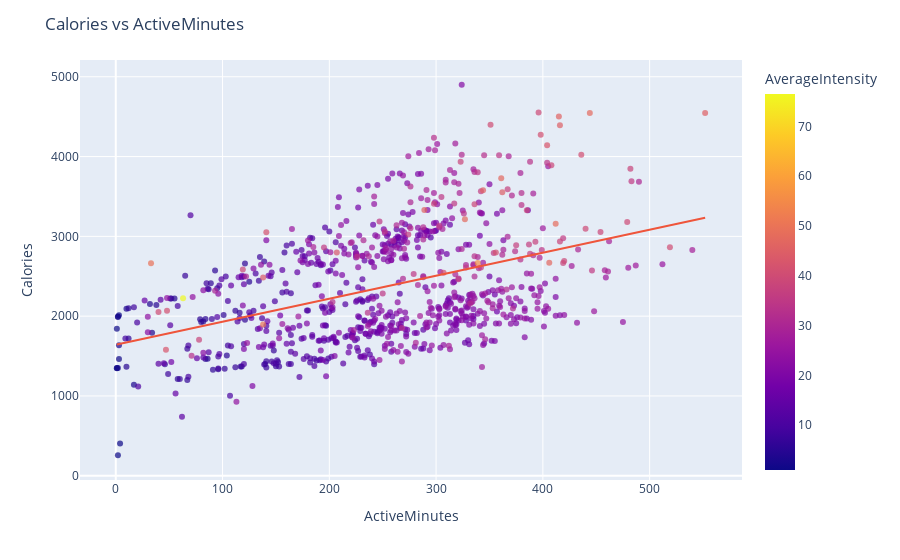

Notebook code cell kept with this figure:
### Code cell
fig = px.scatter(
    result2, x='ActiveMinutes', y='Calories',
    color='AverageIntensity',
    hover_data=['Id','ActivityDate','ActiveMinutes','Calories','AverageIntensity'],
    trendline='ols', opacity=0.7
)
fig.update_layout(title='Calories vs ActiveMinutes')
fig.show()

### Figure 1 — Plotly figure (JSON) as saved in the notebook; plotly's stock layout.template omitted (floating-point values rounded to 4 significant figures; data arrays with more than 128 entries replaced by an {"elided": "..."} marker saying what was removed)
{"data": [{"customdata": {"elided": "856x3 mixed values"}, "hovertemplate": "ActiveMinutes=%{x}<br>Calories=%{y}<br>Id=%{customdata[0]}<br>ActivityDate=%{customdata[1]}<br>AverageIntensity=%{marker.color}<extra></extra>", "legendgroup": "", "marker": {"color": {"elided": "856 float values"}, "coloraxis": "coloraxis", "opacity": 0.7, "symbol": "circle"}, "mode": "markers", "name": "", "orientation": "v", "showlegend": false, "type": "scatter", "x": {"elided": "856 int values"}, "xaxis": "x", "y": {"elided": "856 int values"}, "yaxis": "y"}, {"hovertemplate": "<b>OLS trendline</b><br>Calories = 2.88066 * ActiveMinutes + 1641.91<br>R<sup>2</sup>=0.181381<br><br>ActiveMinutes=%{x}<br>Calories=%{y} <b>(trend)</b><extra></extra>", "legendgroup": "", "marker": {"symbol": "circle"}, "mode": "lines", "name": "", "showlegend": false, "type": "scatter", "x": {"elided": "856 int values"}, "xaxis": "x", "y": {"elided": "856 float values"}, "yaxis": "y"}], "layout": {"coloraxis": {"colorbar": {"title": {"text": "AverageIntensity"}}, "colorscale": [[0, "#0d0887"], [0.1111, "#46039f"], [0.2222, "#7201a8"], [0.3333, "#9c179e"], [0.4444, "#bd3786"], [0.5556, "#d8576b"], [0.6667, "#ed7953"], [0.7778, "#fb9f3a"], [0.8889, "#fdca26"], [1, "#f0f921"]]}, "legend": {"tracegroupgap": 0}, "margin": {"t": 60}, "title": {"text": "Calories vs ActiveMinutes"}, "xaxis": {"anchor": "y", "domain": [0, 1], "title": {"text": "ActiveMinutes"}}, "yaxis": {"anchor": "x", "domain": [0, 1], "title": {"text": "Calories"}}}}
